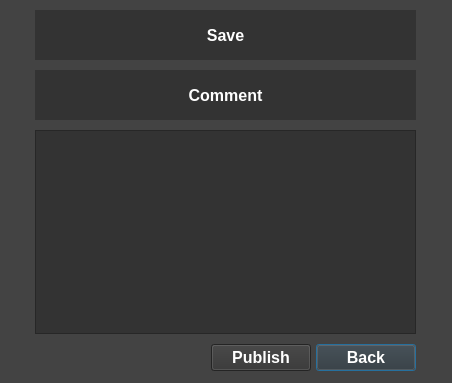
<?xml version="1.0" encoding="UTF-8"?>
<ui version="4.0">
 <class>Dialog</class>
 <widget class="QDialog" name="Dialog">
  <property name="geometry">
   <rect>
    <x>0</x>
    <y>0</y>
    <width>452</width>
    <height>383</height>
   </rect>
  </property>
  <property name="windowTitle">
   <string>Dialog</string>
  </property>
  <property name="styleSheet">
   <string notr="true">background-color: rgb(67, 67, 67);</string>
  </property>
  <widget class="QWidget" name="gridLayoutWidget">
   <property name="geometry">
    <rect>
     <x>0</x>
     <y>10</y>
     <width>451</width>
     <height>361</height>
    </rect>
   </property>
   <layout class="QGridLayout" name="gridLayout">
    <property name="horizontalSpacing">
     <number>5</number>
    </property>
    <property name="verticalSpacing">
     <number>10</number>
    </property>
    <item row="3" column="0">
     <widget class="QLabel" name="Sin_File_Path_4">
      <property name="maximumSize">
       <size>
        <width>30</width>
        <height>25</height>
       </size>
      </property>
      <property name="styleSheet">
       <string notr="true"/>
      </property>
      <property name="text">
       <string/>
      </property>
     </widget>
    </item>
    <item row="3" column="3">
     <widget class="QPushButton" name="Back_Button">
      <property name="maximumSize">
       <size>
        <width>100</width>
        <height>16777215</height>
       </size>
      </property>
      <property name="font">
       <font>
        <pointsize>12</pointsize>
        <weight>75</weight>
        <bold>true</bold>
       </font>
      </property>
      <property name="styleSheet">
       <string notr="true">background-color: rgb(51, 51, 51);
color: white;</string>
      </property>
      <property name="text">
       <string>Back</string>
      </property>
     </widget>
    </item>
    <item row="3" column="2">
     <widget class="QPushButton" name="Final_Save_Button">
      <property name="maximumSize">
       <size>
        <width>100</width>
        <height>16777215</height>
       </size>
      </property>
      <property name="font">
       <font>
        <pointsize>12</pointsize>
        <weight>75</weight>
        <bold>true</bold>
       </font>
      </property>
      <property name="styleSheet">
       <string notr="true">background-color: rgb(51, 51, 51);
color: white;</string>
      </property>
      <property name="text">
       <string>Publish</string>
      </property>
     </widget>
    </item>
    <item row="3" column="4">
     <widget class="QLabel" name="Sin_File_Path_5">
      <property name="maximumSize">
       <size>
        <width>30</width>
        <height>25</height>
       </size>
      </property>
      <property name="styleSheet">
       <string notr="true"/>
      </property>
      <property name="text">
       <string/>
      </property>
     </widget>
    </item>
    <item row="1" column="1" colspan="3">
     <widget class="QLabel" name="Save_Path_2">
      <property name="minimumSize">
       <size>
        <width>150</width>
        <height>50</height>
       </size>
      </property>
      <property name="maximumSize">
       <size>
        <width>16777215</width>
        <height>16777215</height>
       </size>
      </property>
      <property name="font">
       <font>
        <pointsize>12</pointsize>
        <weight>75</weight>
        <bold>true</bold>
       </font>
      </property>
      <property name="styleSheet">
       <string notr="true">background-color: rgb(51, 51, 51);
color: white;</string>
      </property>
      <property name="text">
       <string>Comment</string>
      </property>
      <property name="alignment">
       <set>Qt::AlignCenter</set>
      </property>
     </widget>
    </item>
    <item row="2" column="1" colspan="3">
     <widget class="QPlainTextEdit" name="Save_Path_View_2">
      <property name="minimumSize">
       <size>
        <width>150</width>
        <height>100</height>
       </size>
      </property>
      <property name="maximumSize">
       <size>
        <width>16777215</width>
        <height>16777215</height>
       </size>
      </property>
      <property name="styleSheet">
       <string notr="true">background-color: rgb(51, 51, 51);
color: white;</string>
      </property>
      <property name="tabStopWidth">
       <number>80</number>
      </property>
     </widget>
    </item>
    <item row="0" column="1" colspan="3">
     <widget class="QLabel" name="Sin_File_Path_3">
      <property name="minimumSize">
       <size>
        <width>150</width>
        <height>50</height>
       </size>
      </property>
      <property name="maximumSize">
       <size>
        <width>16777215</width>
        <height>16777215</height>
       </size>
      </property>
      <property name="font">
       <font>
        <pointsize>12</pointsize>
        <weight>75</weight>
        <bold>true</bold>
       </font>
      </property>
      <property name="styleSheet">
       <string notr="true">background-color: rgb(51, 51, 51);
color: white;</string>
      </property>
      <property name="text">
       <string>Save</string>
      </property>
      <property name="alignment">
       <set>Qt::AlignCenter</set>
      </property>
     </widget>
    </item>
   </layout>
  </widget>
 </widget>
 <resources/>
 <connections/>
</ui>
